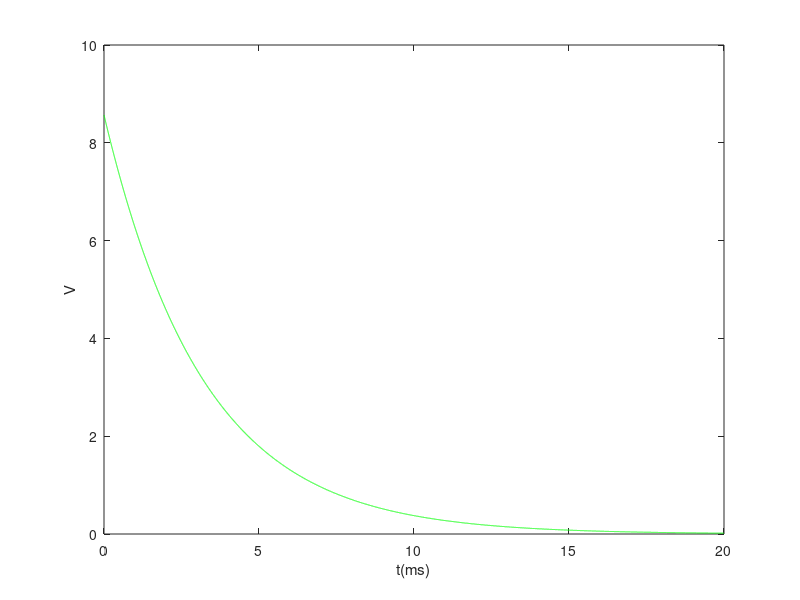
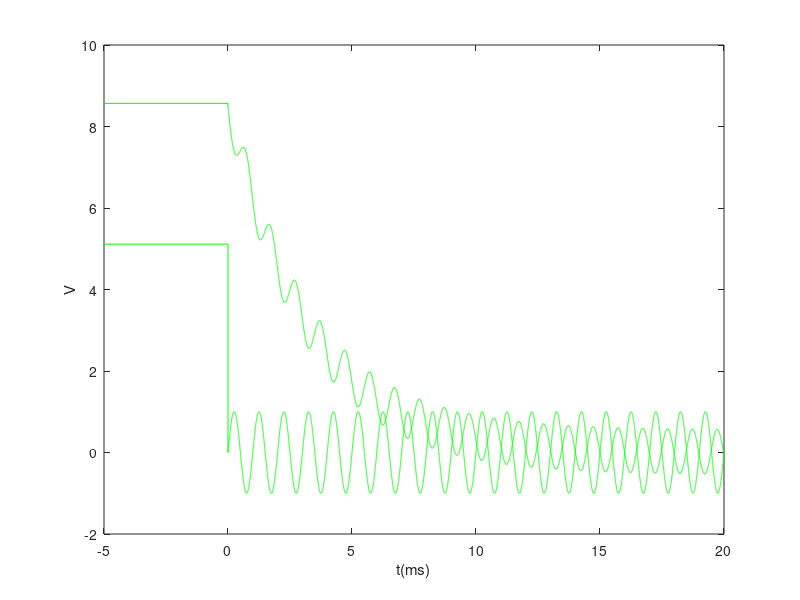
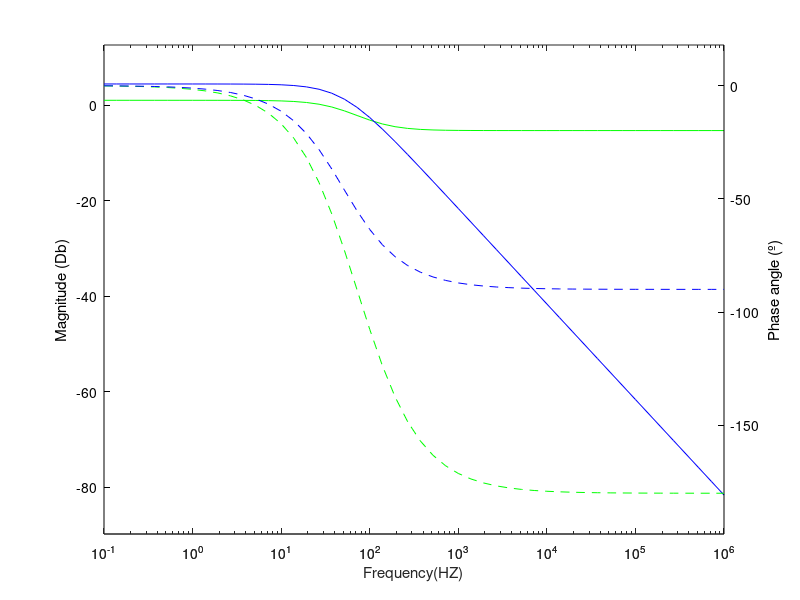

Write MATLAB code to recreate these figures, in order.


close all
clear all


%pkg load symbolic


R1 = 1.00359089673 *1000;
R2 = 2.04298963569 *1000;
R3 = 3.02503141993 *1000;
R4 = 4.05647775356 *1000;
R5 = 3.07781188185 *1000;
R6 = 2.01277040929 *1000;
R7 = 1.01993304256 *1000;
Vs= 5.11402517827;
C = 1.03896393154 *0.000001;
Kb = 7.23768458527 *0.001;
Kd = 8.33526265782 *1000;



G1 = 1/R1;
G2 = 1/R2;
G3 = 1/R3;
G4 = 1/R4;
G5 = 1/R5;
G6 = 1/R6;
G7 = 1/R7;


%{
A = [1 0 0 -1 0 0 0 0 0 0 0;...
    G1 -(G1+G2+G3) G2 0 G3 0 0 0 0 0 0;...
    0 -G2 G2 0 0 0 0 0 0 -1 0;...
    G1 -G1 0 (G6+G4) -G4 0 -G6 0 0 0 0;...
    0 G3 0 G4 -(G3+G5+G4) G5 0 0 1 0 0;...
    0 0 0 0 -G5 G5 0 0 0 1 1;...
    0 0 0 0 0 0 G7 -G7 -1 0 1;...
    0 0 0 G6 0 0 -(G6+G7) G7 0 0 0;
    0 0 0 0 0 0 0 0 0 0 1;...
    0 0 0 -G6*Kd 1 0 G6*Kd -1 0 0 0;...
    0 Kb 0 0 -Kb 0 0 0 0 -1 0];
    
B = [Vs;0;0;0;0;0;0;0;0;0;0];

%}
A = [1 0 0 0 0 0 0 0 0 0;...
    G1 -(G1+G2+G3) G2 G3 0 0 0 0 0 0;...
    0 -G2 G2 0 0 0 0 0 -1 0;...
    0 G3 0 -(G3+G5+G4) G5 0 0 1 0 0;...
    0 0 0 -G5 G5 0 0 0 1 1;...
    0 0 0 0 0 G7 -G7 -1 0 1;...
    0 0 0 0 0 -(G6+G7) G7 0 0 0;
    0 0 0 0 0 0 0 0 0 1;...
    0 0 0 1 0 G6*Kd -1 0 0 0;...
    0 Kb 0 -Kb 0 0 0 0 -1 0];
    
B = [Vs;0;0;0;0;0;0;0;0;0];


res = A\B

V1 = res(1)
V2 = res(2)
V3 = res(3)
V4 = 0
V5 = res(4)
V6 = res(5)
V7 = res(6)
V8 = res(7)


Iv = res(8)
Ib = res(9)
Ic = res(10)





    
%%PARTE 2

Vx = V6 - V8
%{
A = [1 0 0 -1 0 0 0 0 0 0 0;...
    G1 -(G1+G2+G3) G2 0 G3 0 0 0 0 0 0;...
    0 -G2 G2 0 0 0 0 0 0 -1 0;...
    G1 -G1 0 (G6+G4) -G4 0 -G6 0 0 0 0;...
    0 G3 0 G4 -(G3+G5+G4) G5 0 0 1 0 0;...
    0 0 0 0 -G5 G5 0 0 0 1 1;...
    0 0 0 0 0 0 G7 -G7 -1 0 1;...
    0 0 0 G6 0 0 -(G6+G7) G7 0 0 0;
    0 0 0 0 0 1 0 -1 0 0 0;...
    0 0 0 -G6*Kd 1 0 G6*Kd -1 0 0 0;...
    0 Kb 0 0 -Kb 0 0 0 0 -1 0];
    
B = [0;0;0;0;0;0;0;0;Vx;0;0];
%}    
    
A = [1 0 0 0 0 0 0 0 0 0;...
    G1 -(G1+G2+G3) G2 G3 0 0 0 0 0 0;...
    0 -G2 G2 0 0 0 0 0 -1 0;...
    0 G3 0 -(G3+G5+G4) G5 0 0 1 0 0;...
    0 0 0 -G5 G5 0 0 0 1 1;...
    0 0 0 0 0 G7 -G7 -1 0 1;...
    0 0 0 0 0 -(G6+G7) G7 0 0 0;
    0 0 0 0 1 0 -1 0 0 0;...
    0 0 0 1 0 G6*Kd -1 0 0 0;...
    0 Kb 0 -Kb 0 0 0 0 -1 0];
    
B = [0;0;0;0;0;0;0;Vx;0;0];    
    
    
res = A\B;

Ic = res(10)
V6_i = res(5)

Req = abs(Vx/Ic)
t_c = Req*C


%% PARTE 3
t = [0:1e-6:20e-3];
V6_t_natural = V6_i * exp(-t/t_c);

hf=figure();
plot(t*1000, V6_t_natural, "g");

xlabel("t(ms)");
ylabel("V");



%% PARTE 4
f=1e3;   %HZ
w=f*2*pi;
Z_c = -j/(w*C);


A = [1 0 0 0 0 0 0 0 0 0;...
    G1 -(G1+G2+G3) G2 G3 0 0 0 0 0 0;...
    0 -G2 G2 0 0 0 0 0 -1 0;...
    0 G3 0 -(G3+G5+G4) G5 0 0 1 0 0;...
    0 0 0 -G5 G5 0 0 0 1 1;...
    0 0 0 0 0 G7 -G7 -1 0 1;...
    0 0 0 0 0 -(G6+G7) G7 0 0 0;
    0 0 0 0 -1/Z_c 0 1/Z_c 0 0 1;...
    0 0 0 1 0 G6*Kd -1 0 0 0;...
    0 Kb 0 -Kb 0 0 0 0 -1 0];
    
B = [1;0;0;0;0;0;0;0;0;0];

res = A\B;


%%  PARTE 5
t_neg = [-0.005, 0];


V_t = sin(w*t);
V_t_neg = [Vs, Vs];
V_t = [V_t_neg V_t];

V6_t_forced = abs(res(5))*sin(w*t+arg(res(5)));
V6_t = V6_t_forced + V6_t_natural;
V6_t_neg = [Vx , Vx];
V6_t = [V6_t_neg V6_t];

t_5 = [t_neg t];

hf=figure();
plot(t_5*1000, V_t, "g");
hold on
plot(t_5*1000, V6_t, "g");

xlabel("t(ms)");
ylabel("V");   
    
    
%% PARTE 6
l = 50;
f = logspace(-1, 6, l);
v6 = ones(l,1);
v6_ph = ones(l,1);


v6_8 = ones(l, 1);
v6_8_ph = ones(l,1);

p = 1;
for t = f

w=t*2*pi;
Z_c = -j/(w*C);


A = [1 0 0 0 0 0 0 0 0 0;...
    G1 -(G1+G2+G3) G2 G3 0 0 0 0 0 0;...
    0 -G2 G2 0 0 0 0 0 -1 0;...
    0 G3 0 -(G3+G5+G4) G5 0 0 1 0 0;...
    0 0 0 -G5 G5 0 0 0 1 1;...
    0 0 0 0 0 G7 -G7 -1 0 1;...
    0 0 0 0 0 -(G6+G7) G7 0 0 0;
    0 0 0 0 -1/Z_c 0 1/Z_c 0 0 1;...
    0 0 0 1 0 G6*Kd -1 0 0 0;...
    0 Kb 0 -Kb 0 0 0 0 -1 0];
    
B = [1;0;0;0;0;0;0;0;0;0];

res = A\B;
v6(p) = abs(res(5));

v6_ph(p) = arg(res(5))*(180 / pi);

aux = res(5)-res(7);

v6_8(p) = abs(aux);

v6_8_ph(p) = arg(aux)*(180 / pi);
p = p + 1;
endfor

v6 = 20*log10(v6);
v6_8 = 20*log10(v6_8);


hf=figure();
%{
semilogx(f, v6, "color", "g");
hold on
semilogx(f, v6_ph, "color", "g", "linestyle", "--");
semilogx(f, v6_8, "color", "b");
semilogx(f, v6_8_ph, "color", "b" ,"linestyle", "--");

%}

[ax,hline1,hline2] = plotyy (f, v6, f, v6_ph, @semilogx)
hold on 
set(hline1 ,'Color',"g");
set(hline2 ,'Color',"g", "linestyle", "--");
%set(ax(1),'Color',"k");


[ax,hline1,hline2] = plotyy (f, v6_8, f, v6_8_ph, @semilogx); 
set(hline1 ,'Color',"b");
set(hline2 ,'Color',"b", "linestyle", "--");
set(ax,{'ycolor'},{'k';'k'})



ylim_v= [min([v6; v6_8]), max([v6; v6_8])]
ylim_ph = [min([v6_ph; v6_8_ph]), max([v6_ph; v6_8_ph])]

ylim_v = ylim_v + [ylim_v(1)*0.1 ,-ylim_v(1)*0.1]
ylim_ph = ylim_ph + [ylim_ph(1)*0.1 ,-ylim_ph(1)*0.1]


set(ax(1), 'YLim', ylim_v);
set(ax(2), 'YLim', ylim_ph);


xlabel("Frequency(HZ)")
ylabel(ax(1), 'Magnitude (Db)');
ylabel(ax(2), 'Phase angle (º)');


    
    
    
  
